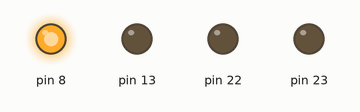
Recording of a sketch running on a simulated Arduino Uno, built with avr-gcc and run on an emulated ATmega328P. On the bench: output pins drawn as LEDs (lit = HIGH).

Above: at 0.1 s.
At 6.1 s:
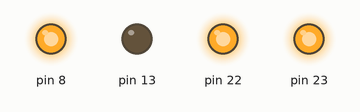
At 8.1 s:
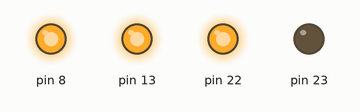
At 16.1 s:
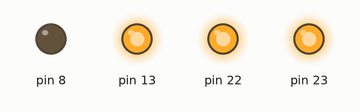
At 27.1 s:
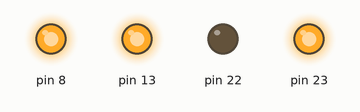
At 36.1 s:
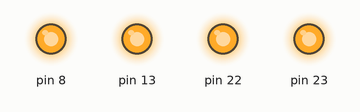
Timing chart, 0 to 37.6 s (numbered marks = the images above):
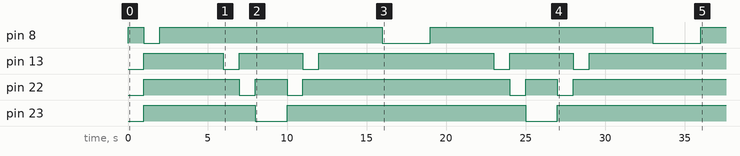

The sketch:

pingpong.ino
```cpp
void setup() {
  DDRB = 225; // z każdego portu sterujemy, a nie odbieramy
  PORTB = 1; // co ustawić
}

void loop() {
  delay(1000);

  for (int i = 0; i <= 7; ++i) {
    PORTB = ~(1 << i);
    delay(1000);
  }

  for (int i = 7; i >= 0; --i) {
    PORTB = ~(1 << i);
    delay(1000);
  }
}
```

Measured:
- by itself, pin 8: repeats every 17.0 s: HIGH 14.0 s, LOW 3.0 s
- by itself, pin 13: LOW → HIGH at 1.0 s, → LOW 5.0 s later, → HIGH 1.0 s later, → LOW 4.0 s later, … (9 changes in this stretch)
- by itself, pin 22: LOW → HIGH at 1.0 s, → LOW 6.0 s later, → HIGH 1.0 s later, → LOW 2.0 s later, … (9 changes in this stretch)
- by itself, pin 23: goes HIGH 7.0 s, LOW 2.0 s, HIGH 15.0 s, LOW 2.0 s, then HIGH
